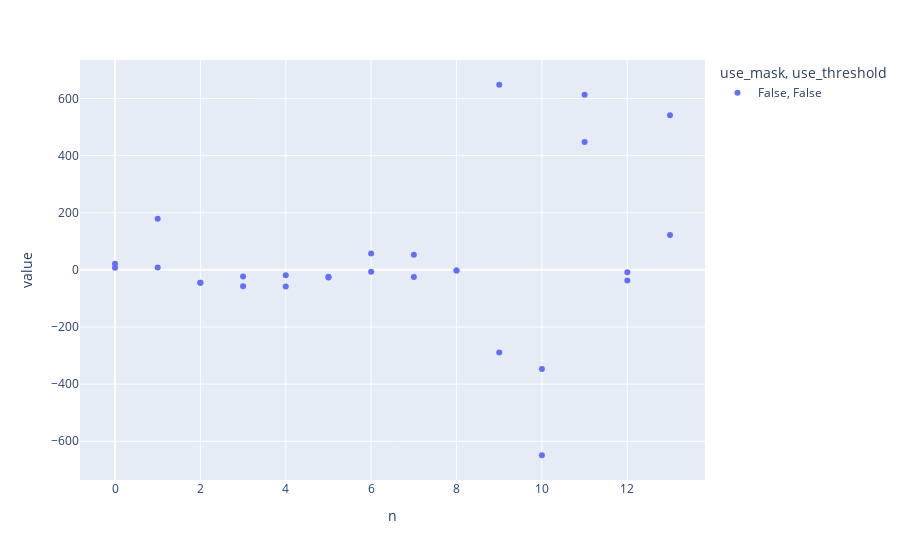

The notebook cell saved with this chart:
### Code cell
px.scatter(df, "n", ["err1_x", "err1_y"], color="use_mask", symbol="use_threshold")

### Figure 1 — Plotly figure (JSON) as saved in the notebook; plotly's stock layout.template omitted (floating-point values rounded to 4 significant figures)
{"data": [{"hovertemplate": "use_mask=False<br>use_threshold=False<br>n=%{x}<br>value=%{y}<extra></extra>", "legendgroup": "False, False", "marker": {"color": "#636efa", "symbol": "circle"}, "mode": "markers", "name": "False, False", "orientation": "v", "showlegend": true, "type": "scatter", "x": [0, 1, 2, 3, 4, 5, 6, 7, 8, 9, 10, 11, 12, 13, 0, 1, 2, 3, 4, 5, 6, 7, 8, 9, 10, 11, 12, 13], "xaxis": "x", "y": [7, 179, -45, -23, -19, -27, 57, 53, -2, -289, -347, 448, -37, 122, 21, 8, -45, -57, -58, -24, -7, -25, -2, 648, -649, 613, -8, 541], "yaxis": "y"}], "layout": {"legend": {"title": {"text": "use_mask, use_threshold"}, "tracegroupgap": 0}, "margin": {"t": 60}, "xaxis": {"anchor": "y", "domain": [0, 1], "title": {"text": "n"}}, "yaxis": {"anchor": "x", "domain": [0, 1], "title": {"text": "value"}}}}
